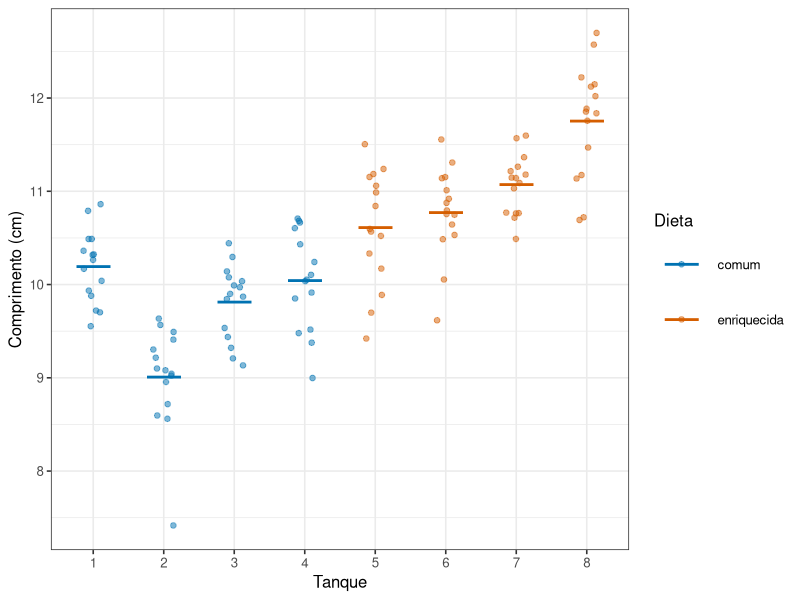

R code for this plot:
## ---- chunk 1
#| include: false
library(tidyverse)
theme_set(theme_bw(base_size = 12))
## ---- chunk 2
#| echo: false
#| label: fig-pread03-duas-fontes
#| fig-cap: "Comprimento de peixes em oito tanques. Cada ponto é um peixe; cada linha grossa é a média do tanque. Peixes do mesmo tanque se parecem entre si, e os tanques diferem uns dos outros."
#| fig-alt: "Gráfico de pontos com oito colunas, uma por tanque, quatro de cada dieta. Dentro de cada coluna os pontos ficam agrupados; as médias dos tanques variam visivelmente mesmo entre tanques da mesma dieta."
#| fig-height: 3.8

media_tanque <- c(rnorm(4, 10.0, 0.7), rnorm(4, 11.0, 0.7))

peixes <- tibble(
  tanque = factor(rep(1:8, each = 15)),
  dieta = rep(c("comum", "enriquecida"), each = 60),
  comprimento = rnorm(120, mean = rep(media_tanque, each = 15), sd = 0.5)
)

medias <- peixes |>
  group_by(tanque, dieta) |>
  summarise(media = mean(comprimento), .groups = "drop")

ggplot(peixes, aes(x = tanque, y = comprimento, colour = dieta)) +
  geom_jitter(width = 0.15, alpha = 0.5, size = 1.6) +
  geom_point(data = medias, aes(y = media), shape = 95, size = 14) +
  labs(x = "Tanque", y = "Comprimento (cm)", colour = "Dieta") +
  scale_colour_manual(values = c(comum = "#0072B2", enriquecida = "#D55E00"))
